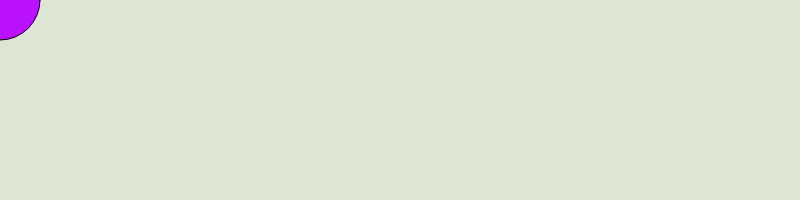
Frame 1 (no input)
Frame 60 (no input): identical to frame 1, image omitted
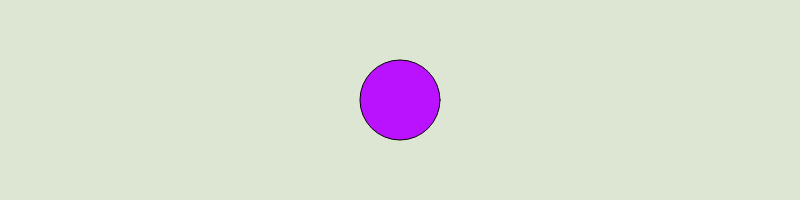
Frame 120 (the mouse pressed at the canvas centre since frame 60)

The p5.js sketch that drew these frames (run headless with seeded random() and noise() and a simulated clock; from frame 60 on, the mouse is pressed at the canvas centre):

// p5.js sketch
// ── sketch.js
function setup() {
  createCanvas(800, 200);
}

function draw() {
  background(220, 230, 210);
  fill(186, 18, 274);
  ellipse(mouseX, mouseY, 80, 80);
}


// ── style.css
body {
  margin: 0px; 
  padding: 0px;
  background-color: #518761;
  text-align: center;
}

canvas {
  display: inline;
}

h1{
  font-family:"Lucida Sans Unicode"; 

  padding: 1%; ; 
  background:#092e14;
  color: #518761; 
  margin-left: 2em ;
  margin-right: 2em ;
  border-radius: 10px;
}

p {
    text-align:center; 
    font-family:"sans serif";
}

a {
  text-align: left; 
  color: #000000;
  font-family:"sans serif";
}

li{
   display: inline;
   border: 2px solid #4a4545;
   background: #f0e4e4; 
   margin: 6px; 
   padding: 6px; 
   border-radius: 5px;
}

li:hover{
  background: #4a4545; 
}
